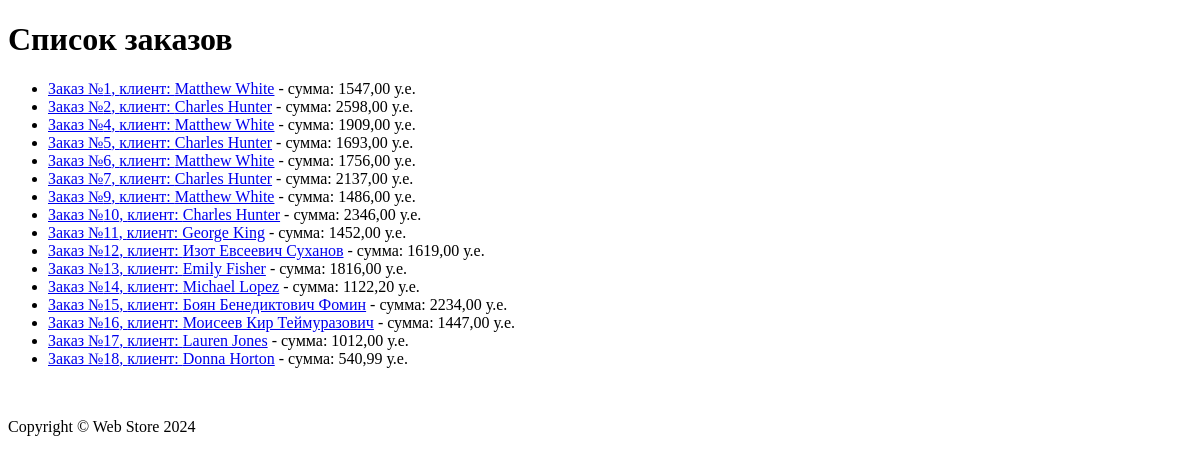
The app's page /orders/list/, older data.
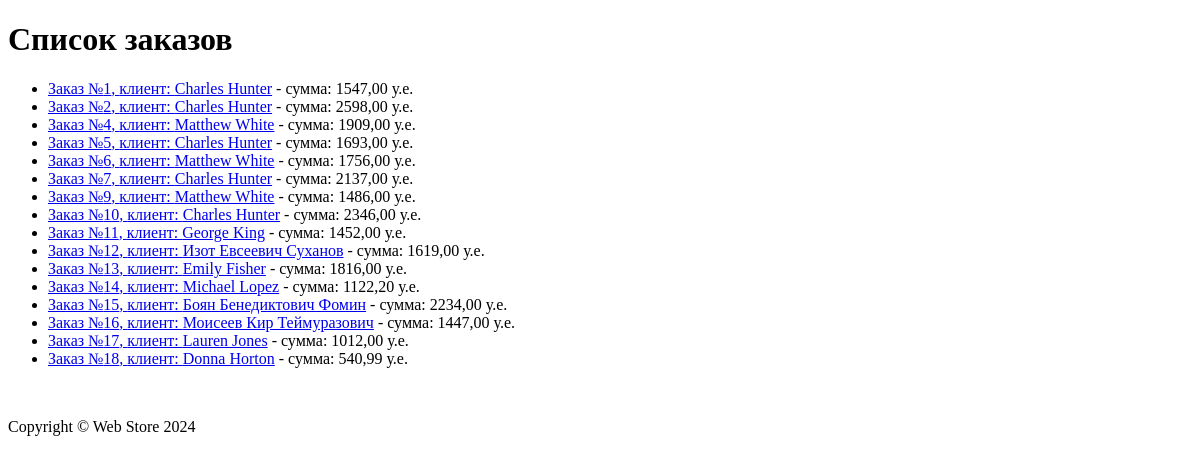
The same page, newer data.
### orders/models.py (models this page shows, shortened)
class Order(models.Model):
    customer = models.ForeignKey(Customer, on_delete=models.CASCADE, verbose_name='Клиент')
    products = models.ManyToManyField(Product, verbose_name='Товары')
    total_amount = models.DecimalField(max_digits=10, decimal_places=2, verbose_name='Сумма заказа')
    order_date = models.DateField(auto_now_add=True, verbose_name='Дата заказа')
    class Meta:
        verbose_name = 'Заказ'
        verbose_name_plural = 'Заказы'

### customers/models.py (models this page shows)
class Customer(models.Model):
    name = models.CharField(max_length=255, verbose_name='Имя клиента')
    email = models.EmailField(verbose_name='Почтовый адрес')
    phone_number = models.CharField(max_length=15, verbose_name='Номер телефона')
    address = models.TextField(verbose_name='Адрес')
    registration_date = models.DateField(auto_now_add=True, verbose_name='Дата регистрации')
    def __str__(self):
        return self.name
    class Meta:
        verbose_name = 'Клиент'
        verbose_name_plural = 'Клиенты'

### orders/views.py (the view)
# urls.py: path('list/', fetch_order_list, name='order_list'),
def fetch_order_list(request):
    orders = Order.objects.all()
    return render(request, 'orders/order_list.html', {'orders': orders})

### orders/templates/orders/order_list.html (shortened to what this page needs)
{% extends 'base.html' %}
{% block content %}
    <h1>Список заказов</h1>
    <ul>
        {% for order in orders %}
        <li><a href="{% url 'order_view' order.id %}">Заказ №{{ order.id }}, </a>
            <a href="{% url 'customer_orders' order.customer.id %}">клиент: {{ order.customer }}</a>
             - сумма: {{ order.total_amount }} у.е.
        </li>
        {% empty %}
        <li>Список заказов пуст</li>
        {% endfor %}
    </ul>
{% endblock %}

Row changes from the older to the newer data that the page shows:
changed Order id 1: customer "Matthew White" → "Charles Hunter"
